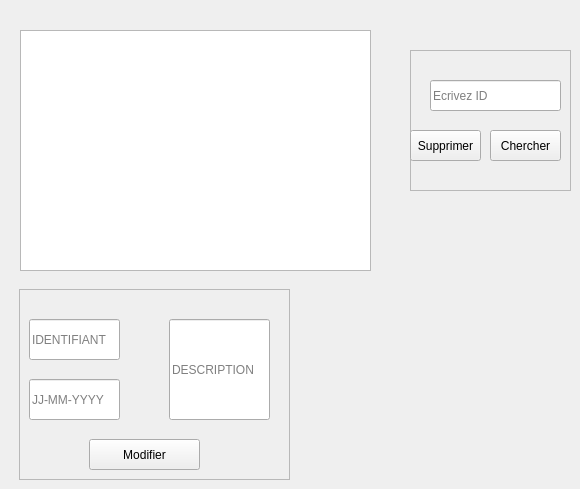
       <widget class="QWidget" name="tab_afficher">
        <attribute name="icon">
         <iconset>
          <normaloff>../../download (1).png</normaloff>../../download (1).png</iconset>
        </attribute>
        <attribute name="title">
         <string>AFFICHER</string>
        </attribute>
        <widget class="QTableView" name="tableView_afficherLiv">
         <property name="geometry">
          <rect>
           <x>20</x>
           <y>30</y>
           <width>351</width>
           <height>241</height>
          </rect>
         </property>
        </widget>
        <widget class="QFrame" name="frame_4">
         <property name="geometry">
          <rect>
           <x>410</x>
           <y>50</y>
           <width>161</width>
           <height>141</height>
          </rect>
         </property>
         <property name="frameShape">
          <enum>QFrame::StyledPanel</enum>
         </property>
         <property name="frameShadow">
          <enum>QFrame::Raised</enum>
         </property>
         <widget class="QLineEdit" name="lineEdit_suppIdLiv">
          <property name="geometry">
           <rect>
            <x>20</x>
            <y>30</y>
            <width>131</width>
            <height>31</height>
           </rect>
          </property>
          <property name="styleSheet">
           <string notr="true">/*QLineEdit
{
border:2px solid rgb(194, 59, 36);
border-radius:20px;
color:#FFF;
padding-left :20px;
padding-right :20px;
background-color:rgb(217, 217, 217) ;

}
QLineEdit:hover
{
border: 2px solid rgb(0,0,0);
background-color:rgb(200,200,200) ;
}
QLineEdit:focus
{
border:2px solid rgb(0,0,0);
	background-color: rgb(121,121,121);
}</string>
          </property>
          <property name="text">
           <string/>
          </property>
          <property name="placeholderText">
           <string>Ecrivez ID</string>
          </property>
         </widget>
         <widget class="QPushButton" name="supprimerLiv">
          <property name="geometry">
           <rect>
            <x>0</x>
            <y>80</y>
            <width>71</width>
            <height>31</height>
           </rect>
          </property>
          <property name="styleSheet">
           <string notr="true">/*QPushButton
{border-width:3px;
border-radius:20px;
border-color:yellow;
border-style:outset;
color:rgb(194, 59, 36);
	font: 9pt &quot;Arial Black&quot;;
}</string>
          </property>
          <property name="text">
           <string>Supprimer</string>
          </property>
         </widget>
         <widget class="QPushButton" name="chercherLiv">
          <property name="geometry">
           <rect>
            <x>80</x>
            <y>80</y>
            <width>71</width>
            <height>31</height>
           </rect>
          </property>
          <property name="styleSheet">
           <string notr="true">/*QPushButton
{border-width:3px;
border-radius:20px;
border-color:yellow;
border-style:outset;
color:rgb(194, 59, 36);
	font: 9pt &quot;Arial Black&quot;;
}</string>
          </property>
          <property name="text">
           <string>Chercher</string>
          </property>
         </widget>
        </widget>
        <widget class="QFrame" name="frame_5">
         <property name="geometry">
          <rect>
           <x>19</x>
           <y>289</y>
           <width>271</width>
           <height>191</height>
          </rect>
         </property>
         <property name="frameShape">
          <enum>QFrame::StyledPanel</enum>
         </property>
         <property name="frameShadow">
          <enum>QFrame::Raised</enum>
         </property>
         <widget class="QPushButton" name="pushButton_modifier">
          <property name="geometry">
           <rect>
            <x>70</x>
            <y>150</y>
            <width>111</width>
            <height>31</height>
           </rect>
          </property>
          <property name="text">
           <string>Modifier</string>
          </property>
         </widget>
         <widget class="QLineEdit" name="LineEdit_modifierIdLiv">
          <property name="geometry">
           <rect>
            <x>10</x>
            <y>30</y>
            <width>91</width>
            <height>41</height>
           </rect>
          </property>
          <property name="styleSheet">
           <string notr="true">/*QLineEdit
{
border:2px solid rgb(194, 59, 36);
border-radius:20px;
color:#FFF;
padding-left :20px;
padding-right :20px;
background-color:rgb(0, 0, 150)  ;

}
QLineEdit:hover
{
border: 2px solid rgb(0,0,0);
background-color:rgb(200, 200, 200) ;
}
QLineEdit:focus
{
border:2px solid rgb(0,0,0);
background-color: rgb(121, 121, 121);
}</string>
          </property>
          <property name="text">
           <string/>
          </property>
          <property name="placeholderText">
           <string>IDENTIFIANT </string>
          </property>
         </widget>
         <widget class="QLineEdit" name="lineEdit_modifierDateLiv">
          <property name="geometry">
           <rect>
            <x>10</x>
            <y>90</y>
            <width>91</width>
            <height>41</height>
           </rect>
          </property>
          <property name="styleSheet">
           <string notr="true">/*QLineEdit
{
border:2px solid rgb(194, 59, 36);
border-radius:20px;
color:#FFF;
padding-left :20px;
padding-right :20px;
background-color:rgb(0, 0, 150)  ;

}
QLineEdit:hover
{
border: 2px solid rgb(0,0,0);
background-color:rgb(200, 200, 200) ;
}
QLineEdit:focus
{
border:2px solid rgb(0,0,0);
background-color: rgb(121, 121, 121);
}</string>
          </property>
          <property name="text">
           <string/>
          </property>
          <property name="placeholderText">
           <string>JJ-MM-YYYY </string>
          </property>
         </widget>
         <widget class="QLineEdit" name="LineEdit_modifierDescLiv">
          <property name="geometry">
           <rect>
            <x>150</x>
            <y>30</y>
            <width>101</width>
            <height>101</height>
           </rect>
          </property>
          <property name="styleSheet">
           <string notr="true">/*QLineEdit
{
border:2px solid rgb(194, 59, 36);
border-radius:20px;
color:#FFF;
padding-left :20px;
padding-right :20px;
background-color:rgb(0, 0, 150)  ;

}
QLineEdit:hover
{
border: 2px solid rgb(0,0,0);
background-color:rgb(200, 200, 200) ;
}
QLineEdit:focus
{
border:2px solid rgb(0,0,0);
background-color: rgb(121, 121, 121);
}</string>
          </property>
          <property name="text">
           <string/>
          </property>
          <property name="placeholderText">
           <string>DESCRIPTION</string>
          </property>
         </widget>
        </widget>
       </widget>
